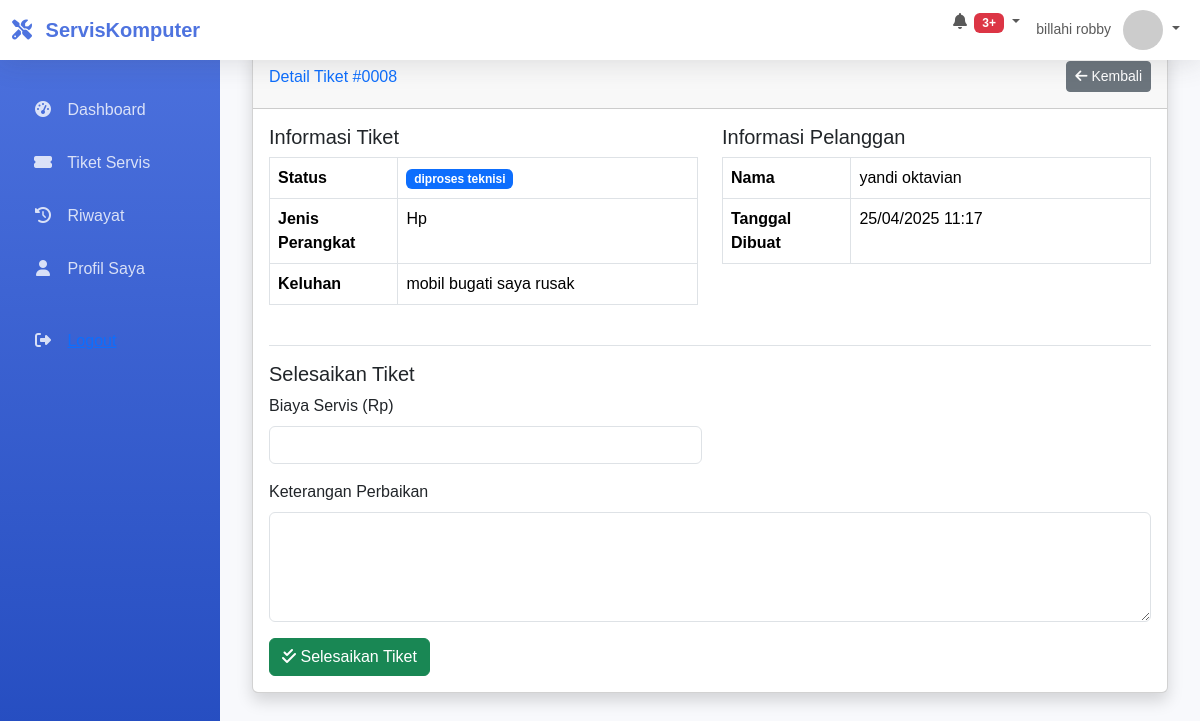
The page /teknisi/detail_tiket.php?id=8 (signed in) on the database its author committed.
### tables this page shows
CREATE TABLE `tiket_servis` (
  `id` int NOT NULL,
  `user_id` int NOT NULL,
  `device_type` enum('hp','laptop','komputer') NOT NULL,
  `keluhan` text NOT NULL,
  `status` enum('pending','dikonfirmasi_admin','diproses_teknisi','selesai_diperbaiki','menunggu_pembayaran','lunas','servis_dibatalkan') DEFAULT 'pending',
  `biaya_servis` decimal(10,2) DEFAULT '0.00',
  `keterangan_teknisi` text,
  `bukti_pembayaran` varchar(255) DEFAULT NULL,
  `tanggal_dibuat` datetime DEFAULT CURRENT_TIMESTAMP,
  `tanggal_selesai` datetime DEFAULT NULL,
  `teknisi_id` int DEFAULT NULL,
  `keterangan_admin` varchar(225) DEFAULT NULL
);

CREATE TABLE `users` (
  `id` int NOT NULL,
  `username` varchar(50) NOT NULL,
  `password` varchar(50) NOT NULL,
  `nama` varchar(100) NOT NULL,
  `no_hp` varchar(20) NOT NULL,
  `role` enum('admin','teknisi','pelanggan') NOT NULL
);

### config/koneksi.php (called while the page is built, shortened)
<?php
$host = 'localhost';
$user = 'root';
$password = '';
$database = 'servis_komputer_db';
$koneksi = new mysqli($host, $user, $password, $database);
function bersihkan($data) {
    global $koneksi;
    return $koneksi->real_escape_string(strip_tags(trim($data)));
}
?>

### teknisi/detail_tiket.php (the view, shortened to what this page needs)
<?php
require '../config/koneksi.php';
$tiket_id = bersihkan($_GET['id']);
$teknisi_id = $_SESSION['user_id'];
$tiket = $koneksi->query("SELECT t.*, u.nama as nama_pelanggan
                         FROM tiket_servis t
                         JOIN users u ON t.user_id = u.id
                         WHERE t.id='$tiket_id' AND t.teknisi_id='$teknisi_id'")->fetch_assoc();
require '../includes/navbar_teknisi.php';
?>
<div class="card shadow mb-4">
    <div class="card-header py-3 d-flex justify-content-between align-items-center">
        <h6 class="m-0 font-weight-bold text-primary">
            Detail Tiket #<?= str_pad($tiket['id'], 4, '0', STR_PAD_LEFT) ?>
        </h6>
        <a href="dashboard.php" class="btn btn-sm btn-secondary">
            <i class="fas fa-arrow-left"></i> Kembali
        </a>
    </div>
    <div class="card-body">
        <div class="row mb-4">
            <div class="col-md-6">
                <h5>Informasi Tiket</h5>
                <table class="table table-bordered">
                    <tr>
                        <th width="30%">Status</th>
                        <td>
                            <span class="badge bg-<?= $tiket['status'] == 'diproses_teknisi' ? 'primary' : 'success' ?>">
                                <?= str_replace('_', ' ', $tiket['status']) ?>
                            </span>
                        </td>
                    </tr>
                    <tr>
                        <th>Jenis Perangkat</th>
                        <td><?= ucfirst($tiket['device_type']) ?></td>
                    </tr>
                    <tr>
                        <th>Keluhan</th>
                        <td><?= nl2br($tiket['keluhan']) ?></td>
                    </tr>
                </table>
            </div>
            <div class="col-md-6">
                <h5>Informasi Pelanggan</h5>
                <table class="table table-bordered">
                    <tr>
                        <th width="30%">Nama</th>
                        <td><?= $tiket['nama_pelanggan'] ?></td>
                    </tr>
                    <tr>
                        <th>Tanggal Dibuat</th>
                        <td><?= date('d/m/Y H:i', strtotime($tiket['tanggal_dibuat'])) ?></td>
                    </tr>
                </table>
            </div>
        </div>
        <?php if ($tiket['status'] == 'diproses_teknisi'): ?>
        <div class="border-top pt-3">
            <h5>Selesaikan Tiket</h5>
            <form method="POST">
                <div class="row g-3">
                    <div class="col-md-6">
                        <label class="form-label">Biaya Servis (Rp)</label>
                        <input type="number" name="biaya" class="form-control" required min="0">
                    </div>
                    <div class="col-12">
                        <label class="form-label">Keterangan Perbaikan</label>
                        <textarea name="keterangan" class="form-control" rows="4" required></textarea>
                    </div>
                    <div class="col-12">
                        <button type="submit" name="selesai_tiket" class="btn btn-success">
                            <i class="fas fa-check-double"></i> Selesaikan Tiket
                        </button>
                    </div>
                </div>
            </form>
        </div>
        <?php endif; ?>
    </div>
</div>

### includes/navbar_teknisi.php (style rules this page uses)
:root { --primary-color: #4e73df; --secondary-color: #f8f9fc; --dark-color: #5a5c69; }
body { font-family: 'Nunito', sans-serif; background-color: #f8f9fc; }

### rows shown on the page
tiket_servis: id "0008", status "diproses teknisi", device_type "Hp", keluhan "mobil bugati saya rusak", user.nama "yandi oktavian", tanggal_dibuat "25/04/2025 11:17"

### other values the page prints
$_SESSION['nama'] "billahi robby"
